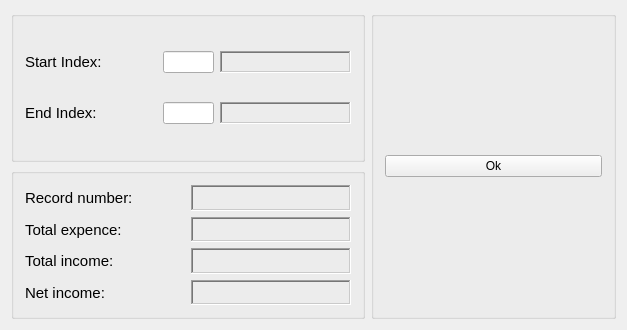
<?xml version="1.0" encoding="UTF-8"?>
<ui version="4.0">
 <class>ShowReport</class>
 <widget class="QWidget" name="ShowReport">
  <property name="geometry">
   <rect>
    <x>0</x>
    <y>0</y>
    <width>627</width>
    <height>330</height>
   </rect>
  </property>
  <property name="minimumSize">
   <size>
    <width>627</width>
    <height>0</height>
   </size>
  </property>
  <property name="windowTitle">
   <string>ShowReport</string>
  </property>
  <layout class="QGridLayout" name="gridLayout_3">
   <item row="0" column="0">
    <layout class="QVBoxLayout" name="verticalLayout">
     <item>
      <widget class="QGroupBox" name="groupBox_2">
       <property name="title">
        <string/>
       </property>
       <layout class="QGridLayout" name="gridLayout">
        <item row="0" column="0">
         <widget class="QLabel" name="label">
          <property name="minimumSize">
           <size>
            <width>0</width>
            <height>20</height>
           </size>
          </property>
          <property name="font">
           <font>
            <pointsize>11</pointsize>
           </font>
          </property>
          <property name="text">
           <string>Start Index:</string>
          </property>
          <property name="textFormat">
           <enum>Qt::RichText</enum>
          </property>
         </widget>
        </item>
        <item row="0" column="1">
         <widget class="QLineEdit" name="startLineEdit">
          <property name="maximumSize">
           <size>
            <width>51</width>
            <height>16777215</height>
           </size>
          </property>
         </widget>
        </item>
        <item row="0" column="2">
         <widget class="QLabel" name="showStartDateLabel">
          <property name="minimumSize">
           <size>
            <width>120</width>
            <height>0</height>
           </size>
          </property>
          <property name="font">
           <font>
            <pointsize>6</pointsize>
           </font>
          </property>
          <property name="frameShape">
           <enum>QFrame::WinPanel</enum>
          </property>
          <property name="frameShadow">
           <enum>QFrame::Sunken</enum>
          </property>
          <property name="text">
           <string/>
          </property>
          <property name="indent">
           <number>0</number>
          </property>
         </widget>
        </item>
        <item row="1" column="0">
         <widget class="QLabel" name="label_2">
          <property name="font">
           <font>
            <pointsize>11</pointsize>
           </font>
          </property>
          <property name="text">
           <string>End Index:</string>
          </property>
         </widget>
        </item>
        <item row="1" column="1">
         <widget class="QLineEdit" name="endLineEdit">
          <property name="maximumSize">
           <size>
            <width>51</width>
            <height>16777215</height>
           </size>
          </property>
         </widget>
        </item>
        <item row="1" column="2">
         <widget class="QLabel" name="showEndDateLabel">
          <property name="minimumSize">
           <size>
            <width>120</width>
            <height>0</height>
           </size>
          </property>
          <property name="font">
           <font>
            <pointsize>6</pointsize>
           </font>
          </property>
          <property name="frameShape">
           <enum>QFrame::WinPanel</enum>
          </property>
          <property name="frameShadow">
           <enum>QFrame::Sunken</enum>
          </property>
          <property name="text">
           <string/>
          </property>
          <property name="indent">
           <number>0</number>
          </property>
         </widget>
        </item>
       </layout>
      </widget>
     </item>
     <item>
      <widget class="QGroupBox" name="groupBox_3">
       <property name="title">
        <string/>
       </property>
       <layout class="QGridLayout" name="gridLayout_4">
        <item row="0" column="1">
         <widget class="QLabel" name="showRecordNumberLabel">
          <property name="frameShape">
           <enum>QFrame::WinPanel</enum>
          </property>
          <property name="frameShadow">
           <enum>QFrame::Sunken</enum>
          </property>
          <property name="text">
           <string/>
          </property>
          <property name="indent">
           <number>0</number>
          </property>
         </widget>
        </item>
        <item row="1" column="0">
         <widget class="QLabel" name="label_5">
          <property name="font">
           <font>
            <pointsize>11</pointsize>
           </font>
          </property>
          <property name="text">
           <string>Total expence:</string>
          </property>
         </widget>
        </item>
        <item row="3" column="0">
         <widget class="QLabel" name="label_7">
          <property name="font">
           <font>
            <pointsize>11</pointsize>
           </font>
          </property>
          <property name="text">
           <string>Net income:</string>
          </property>
         </widget>
        </item>
        <item row="0" column="0">
         <widget class="QLabel" name="label_3">
          <property name="font">
           <font>
            <pointsize>11</pointsize>
           </font>
          </property>
          <property name="text">
           <string>Record number:</string>
          </property>
         </widget>
        </item>
        <item row="1" column="1">
         <widget class="QLabel" name="showTotalExpenceLabel">
          <property name="frameShape">
           <enum>QFrame::WinPanel</enum>
          </property>
          <property name="frameShadow">
           <enum>QFrame::Sunken</enum>
          </property>
          <property name="text">
           <string/>
          </property>
          <property name="indent">
           <number>0</number>
          </property>
         </widget>
        </item>
        <item row="2" column="0">
         <widget class="QLabel" name="label_6">
          <property name="font">
           <font>
            <pointsize>11</pointsize>
           </font>
          </property>
          <property name="text">
           <string>Total income:</string>
          </property>
         </widget>
        </item>
        <item row="2" column="1">
         <widget class="QLabel" name="showTotalIncomeLabel">
          <property name="frameShape">
           <enum>QFrame::WinPanel</enum>
          </property>
          <property name="frameShadow">
           <enum>QFrame::Sunken</enum>
          </property>
          <property name="text">
           <string/>
          </property>
          <property name="indent">
           <number>0</number>
          </property>
         </widget>
        </item>
        <item row="3" column="1">
         <widget class="QLabel" name="showNetIncomeLabel">
          <property name="frameShape">
           <enum>QFrame::WinPanel</enum>
          </property>
          <property name="frameShadow">
           <enum>QFrame::Sunken</enum>
          </property>
          <property name="text">
           <string/>
          </property>
          <property name="indent">
           <number>0</number>
          </property>
         </widget>
        </item>
       </layout>
      </widget>
     </item>
    </layout>
   </item>
   <item row="0" column="1">
    <widget class="QGroupBox" name="groupBox">
     <property name="minimumSize">
      <size>
       <width>0</width>
       <height>209</height>
      </size>
     </property>
     <property name="title">
      <string/>
     </property>
     <layout class="QGridLayout" name="gridLayout_2">
      <item row="1" column="0">
       <widget class="QPushButton" name="okBtn">
        <property name="minimumSize">
         <size>
          <width>217</width>
          <height>0</height>
         </size>
        </property>
        <property name="text">
         <string>Ok</string>
        </property>
       </widget>
      </item>
      <item row="0" column="0">
       <layout class="QGridLayout" name="showChartLayout"/>
      </item>
     </layout>
    </widget>
   </item>
  </layout>
 </widget>
 <layoutdefault spacing="6" margin="11"/>
 <resources/>
 <connections/>
</ui>
